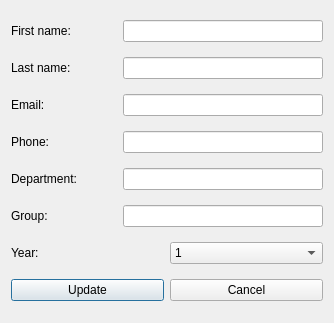
<?xml version="1.0" encoding="UTF-8"?>
<ui version="4.0">
 <class>UpdateStudentDialog</class>
 <widget class="QDialog" name="UpdateStudentDialog">
  <property name="geometry">
   <rect>
    <x>0</x>
    <y>0</y>
    <width>334</width>
    <height>323</height>
   </rect>
  </property>
  <property name="windowTitle">
   <string>Update Student</string>
  </property>
  <layout class="QVBoxLayout" name="verticalLayout">
   <item>
    <layout class="QHBoxLayout" name="horizontalLayout_6">
     <item>
      <widget class="QLabel" name="label">
       <property name="text">
        <string>First name:</string>
       </property>
      </widget>
     </item>
     <item>
      <widget class="QLineEdit" name="leFirstName">
       <property name="maximumSize">
        <size>
         <width>200</width>
         <height>16777215</height>
        </size>
       </property>
      </widget>
     </item>
    </layout>
   </item>
   <item>
    <layout class="QHBoxLayout" name="horizontalLayout_5">
     <item>
      <widget class="QLabel" name="label_2">
       <property name="text">
        <string>Last name:</string>
       </property>
      </widget>
     </item>
     <item>
      <widget class="QLineEdit" name="leLastName">
       <property name="maximumSize">
        <size>
         <width>200</width>
         <height>16777215</height>
        </size>
       </property>
      </widget>
     </item>
    </layout>
   </item>
   <item>
    <layout class="QHBoxLayout" name="horizontalLayout_4">
     <item>
      <widget class="QLabel" name="label_3">
       <property name="text">
        <string>Email:</string>
       </property>
      </widget>
     </item>
     <item>
      <widget class="QLineEdit" name="leEmail">
       <property name="maximumSize">
        <size>
         <width>200</width>
         <height>16777215</height>
        </size>
       </property>
      </widget>
     </item>
    </layout>
   </item>
   <item>
    <layout class="QHBoxLayout" name="horizontalLayout_3">
     <item>
      <widget class="QLabel" name="label_4">
       <property name="text">
        <string>Phone:</string>
       </property>
      </widget>
     </item>
     <item>
      <widget class="QLineEdit" name="lePhone">
       <property name="maximumSize">
        <size>
         <width>200</width>
         <height>16777215</height>
        </size>
       </property>
      </widget>
     </item>
    </layout>
   </item>
   <item>
    <layout class="QHBoxLayout" name="horizontalLayout_2">
     <item>
      <widget class="QLabel" name="label_5">
       <property name="text">
        <string>Department:</string>
       </property>
      </widget>
     </item>
     <item>
      <widget class="QLineEdit" name="leDepartment">
       <property name="maximumSize">
        <size>
         <width>200</width>
         <height>16777215</height>
        </size>
       </property>
      </widget>
     </item>
    </layout>
   </item>
   <item>
    <layout class="QHBoxLayout" name="horizontalLayout">
     <item>
      <widget class="QLabel" name="label_6">
       <property name="text">
        <string>Group:</string>
       </property>
      </widget>
     </item>
     <item>
      <widget class="QLineEdit" name="leGroup">
       <property name="maximumSize">
        <size>
         <width>200</width>
         <height>16777215</height>
        </size>
       </property>
      </widget>
     </item>
    </layout>
   </item>
   <item>
    <layout class="QHBoxLayout" name="horizontalLayout_7">
     <item>
      <widget class="QLabel" name="label_7">
       <property name="text">
        <string>Year:</string>
       </property>
      </widget>
     </item>
     <item>
      <widget class="QComboBox" name="cbYear">
       <property name="currentText">
        <string>1</string>
       </property>
       <item>
        <property name="text">
         <string>1</string>
        </property>
       </item>
       <item>
        <property name="text">
         <string>2</string>
        </property>
       </item>
       <item>
        <property name="text">
         <string>3</string>
        </property>
       </item>
       <item>
        <property name="text">
         <string>4</string>
        </property>
       </item>
       <item>
        <property name="text">
         <string>5</string>
        </property>
       </item>
       <item>
        <property name="text">
         <string>6</string>
        </property>
       </item>
      </widget>
     </item>
    </layout>
   </item>
   <item>
    <layout class="QHBoxLayout" name="horizontalLayout_8">
     <item>
      <widget class="QPushButton" name="pbUpdate">
       <property name="text">
        <string>Update</string>
       </property>
      </widget>
     </item>
     <item>
      <widget class="QPushButton" name="pbCancel">
       <property name="text">
        <string>Cancel</string>
       </property>
      </widget>
     </item>
    </layout>
   </item>
  </layout>
 </widget>
 <resources/>
 <connections/>
</ui>
